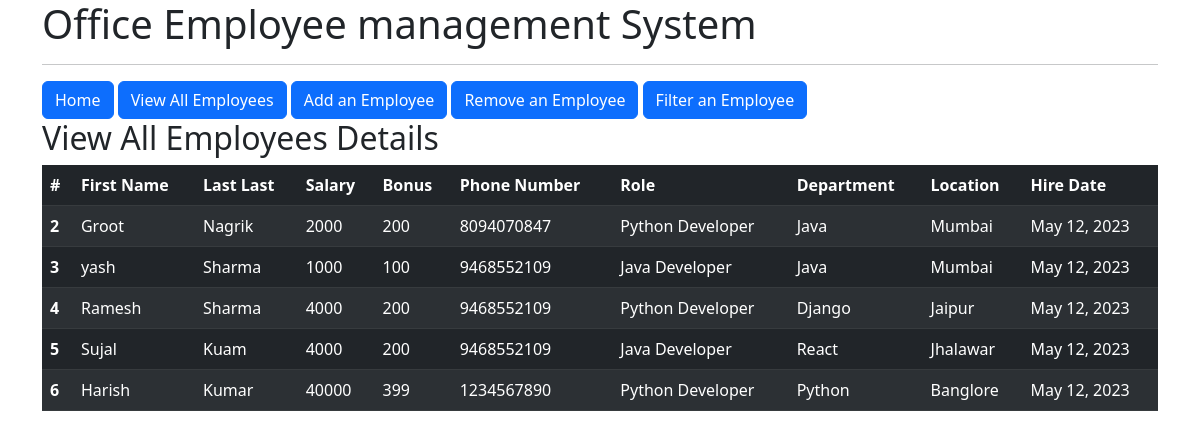
Page /all_emp/ on the committed database.
### emp_app/models.py (models this page shows, shortened)
class Employee(models.Model):
    first_name = models.CharField(max_length=100, null=False)
    last_name = models.CharField(max_length=100)
    dept = models.ForeignKey(Department, on_delete=models.CASCADE)
    salary = models.IntegerField(default=0)
    bonus = models.IntegerField(default=0)
    role = models.ForeignKey(Role, on_delete=models.CASCADE)
    phone = models.IntegerField(default=0)
    hire_date = models.DateField()
    def __str__(self):
        return "%s %s %s" %(self.first_name, self.last_name, self.phone)

class Role(models.Model):
    name = models.CharField(max_length=100, null=False)

class Department(models.Model):
    name = models.CharField(max_length=100,null=False)
    location = models.CharField(max_length=100)

### emp_app/views.py (the view)
# urls.py: path('all_emp/', views.all_emp, name='all_emp'),
def all_emp(request):
    emps = Employee.objects.all()
    context = {
        'emps' : emps
    }
    print(context)
    return render(request,'all_emp.html',context)

### templates/all_emp.html (shortened to what this page needs)
<!DOCTYPE html>
<html lang="en">
<head>
    <link href="https://cdn.jsdelivr.net/npm/bootstrap@5.3.0-alpha3/dist/css/bootstrap.min.css" rel="stylesheet"
>
</head>
<body>
    <div class="container">
        <h1>Office Employee management System</h1>
        <hr>
        <a class="btn btn-primary" href="/" role="button">Home</a>
        <a class="btn btn-primary" href="/all_emp" role="button">View All Employees</a>
        <a class="btn btn-primary" href="/add_emp" role="button">Add an Employee</a>
        <a class="btn btn-primary" href="/remove_emp" role="button">Remove an Employee</a>
        <a class="btn btn-primary" href="/filter_emp" role="button">Filter an Employee</a>
    </div>
    <div class="container">
        <h2>View All Employees Details</h2>
        <table class="table table-dark table-striped">
            <thead>
              <tr>
                <th scope="col">#</th>
                <th scope="col">First Name</th>
                <th scope="col">Last Last</th>
                <th scope="col">Salary</th>
                <th scope="col">Bonus</th>
                <th scope="col">Phone Number</th>
                <th scope="col">Role</th>
                <th scope="col">Department</th>
                <th scope="col">Location</th>
                <th scope="col">Hire Date</th>
              </tr>
            </thead>
            <tbody>
                {% for emp in emps %}
              <tr>
                <th scope="row">{{emp.id}}</th>
                <td>{{emp.first_name}}</td>
                <td>{{emp.last_name}}</td>
                <td>{{emp.salary}}</td>
                <td>{{emp.bonus}}</td>
                <td>{{emp.phone}}</td>
                <td>{{emp.role.name}}</td>
                <td>{{emp.dept.name}}</td>
                <td>{{emp.dept.location}}</td>
                <td>{{emp.hire_date}}</td>
              </tr>
              {% endfor %}
            </tbody>
        </table>
    </div>
  </body>
</html>

### rows in the picture
Employee: id "2", first_name "Groot", last_name "Nagrik", salary "2000", bonus "200", phone "8094070847", role.name "Python Developer", dept.name "Java", dept.location "Mumbai", hire_date "May 12, 2023"
Employee: id "3", first_name "yash", last_name "Sharma", salary "1000", bonus "100", phone "9468552109", role.name "Java Developer", dept.name "Java", dept.location "Mumbai", hire_date "May 12, 2023"
Employee: id "4", first_name "Ramesh", last_name "Sharma", salary "4000", bonus "200", phone "9468552109", role.name "Python Developer", dept.name "Django", dept.location "Jaipur", hire_date "May 12, 2023"
Employee: id "5", first_name "Sujal", last_name "Kuam", salary "4000", bonus "200", phone "9468552109", role.name "Java Developer", dept.name "React", dept.location "Jhalawar", hire_date "May 12, 2023"
Employee: id "6", first_name "Harish", last_name "Kumar", salary "40000", bonus "399", phone "1234567890", role.name "Python Developer", dept.name "Python", dept.location "Banglore", hire_date "May 12, 2023"
